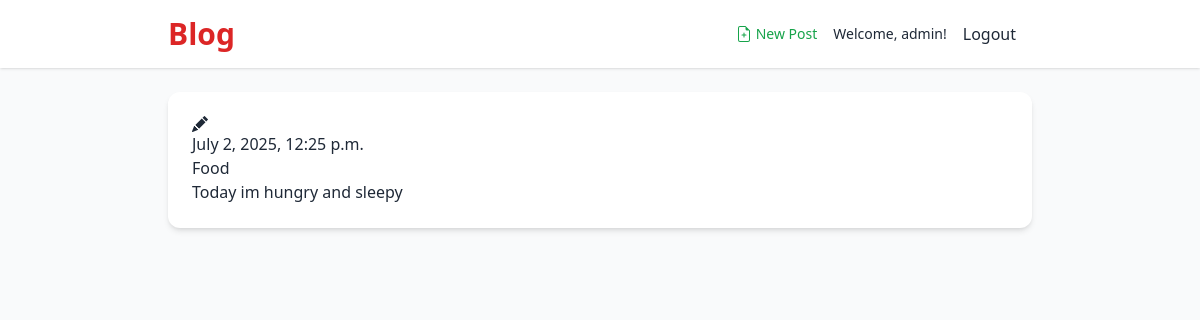
Page /post/11/ (signed in) on the committed database.
### blog/models.py (models this page shows, shortened)
class Post(models.Model):
    author = models.ForeignKey(settings.AUTH_USER_MODEL, on_delete=models.CASCADE)
    title = models.CharField(max_length=200)
    text = models.TextField()
    image = models.ImageField(upload_to='post_images/', blank=True, null=True)
    created_date = models.DateTimeField(default=timezone.now)
    published_date = models.DateTimeField(blank=True, null=True)

### blog/views.py (the view)
# urls.py: path('post/<int:pk>/', views.post_detail, name='post_detail'),
def post_detail(request, pk):
    post = get_object_or_404(Post, pk=pk)
    return render(request, 'blog/post_detail.html', {'post': post})

### blog/templates/blog/post_detail.html (shortened to what this page needs)
{% extends 'blog/base.html' %} {% block content %}
<article class="post">
  <aside class="actions">
    {% if user.is_authenticated %}
    <a class="btn btn-secondary" href="{% url 'post_edit' pk=post.pk %}">
    </a>
    {% endif %}
  </aside>
  {% if post.published_date %}
  <time class="date"> {{ post.published_date }} </time>
  {% endif %}
  <h2>{{ post.title }}</h2>
  <p>{{ post.text|linebreaksbr }}</p>
</article>
{% endblock %}

### blog/templates/blog/base.html (shortened to what this page needs)
{% load static %}
<!DOCTYPE html>
<html lang="en">
  <head>
    <script src="https://cdn.tailwindcss.com"></script>
  </head>
  <body class="bg-gray-50 text-gray-800 font-sans">
    <header class="bg-white shadow">
      <div
        class="max-w-4xl mx-auto px-4 py-4 flex justify-between items-center"
      >
        <h1 class="text-3xl font-bold text-red-600">
          <a href="/">Blog</a>
        </h1>
        <div class="flex items-center space-x-4">
          {% if user.is_authenticated %}
          <a
            href="{% url 'post_new'%}"
            class="text-sm text-green-600 hover:underline flex items-center gap-1"
          >
            {% include "./icons/file-earmark-plus.svg" %} New Post
          </a>
          <p class="text-sm">
            Welcome, <span class="font-medium">{{ user.username }}</span>!
            <form method="POST" action="{% url "logout" %}" style="display: inline;" >
              <button class="btn btn-link" style="border: none; background: none;">
                Logout
              </button>
            </form>
          </p>
          {% else %}
          <a href="{% url "login" %}" class="text-sm text-blue-600 hover:underline">Login </a>
          {% endif %}
        </div>
      </div>
    </header>
    <main class="max-w-4xl mx-auto px-4 py-6">
      <div class="bg-white shadow-md rounded-xl p-6">
        {% block content %}{% endblock %}
      </div>
    </main>
  </body>
</html>

### rows in the picture
Post: published_date "July 2, 2025, 12:25 p.m.", title "Food", text "Today im hungry and sleepy"

### other values in the picture
{{ user.username }} "admin"
